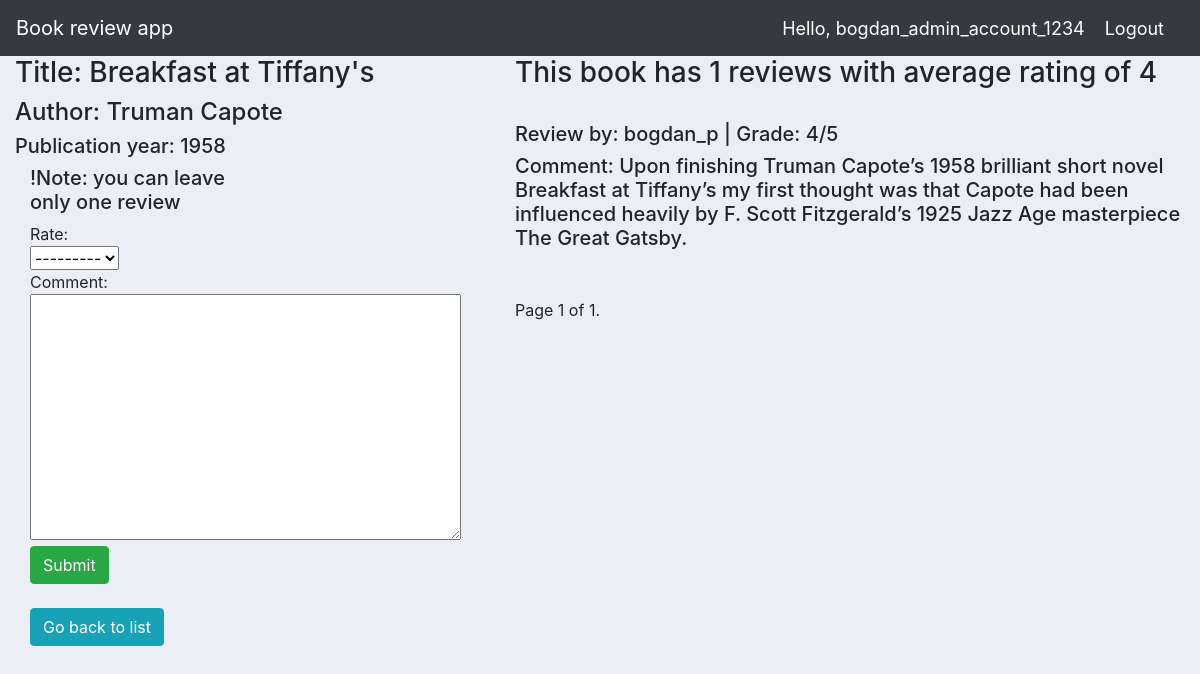
Screenshot of /book_detail/2/ (signed in) with the database file from the repository.
### reviews/models.py (models this page shows, shortened)
class Book(models.Model):
    name = models.CharField(max_length=200)
    image= models.ImageField(default='default.jpg', upload_to='profile_pics',null=True,blank=True)
    author = models.CharField(max_length=200)
    resume = models.TextField(null=True,blank=True)
    publication_year = models.DateTimeField()
    def average_rating(self):
        return self.review_set.aggregate(Avg('rating'))['rating__avg']

class Review(models.Model):
    RATING_CHOICES = (
        (1, '1'),
        (2, '2'),
        (3, '3'),
        (4, '4'),
        (5, '5'),
    )
    user = models.ForeignKey(User,on_delete=models.CASCADE)
    book = models.ForeignKey(Book,on_delete=models.CASCADE)
    pub_date = models.DateTimeField(auto_now_add=True)
    comment = models.TextField(null=True,blank=True)
    rating = models.IntegerField(choices=RATING_CHOICES)

### reviews/views.py (the view, shortened to what this page needs)
# urls.py: path('book_detail/<str:pk>/', BookDetail, name='book_detail'),
@login_required(login_url='login')
def BookDetail(request,pk):
    book = Book.objects.get(pk=pk)
    reviews=Review.objects.filter(book=book)
    count = len(reviews)
    paginator = Paginator(reviews, 7)
    page_number = request.GET.get('page')
    page_obj = paginator.get_page(page_number)
    form = ReviewForm()
    user_review = Review.objects.filter(book=book, user=request.user)
    context={
        'book':page_obj,
        'form':form,
        'books':book,
        'count':count
    }
    return render(request,'reviews/book_detail.html',context)

### reviews/forms.py
class ReviewForm(ModelForm):
    class Meta:
        model = Review
        fields =  ['rating', 'comment']

### reviews/templates/reviews/book_detail.html (shortened to what this page needs)
{% extends 'reviews/main.html' %}
{% load static %}
{% block content %}
<div class="row">
	<div class="col-md-5">
        <h3>Title: {{books.name}}</h1>
        <h4>Author: {{books.author}}</h1>
        <h5>Publication year: {{books.publication_year|date:"Y"}}</h5>
<div class="col-lg-6 col-md-6 mb-6">
    <form method="post" action="">
        <h5>!Note: you can leave only one review</h5>
        Rate:
        <br>
        {{ form.rating }}
        <br>
        Comment:
        <br>
        {{ form.comment }}
    <input type="submit" class="btn btn-success" name="Add Review">
    </form>
    <br>
<a class="btn btn-info" href="{% url 'book_list' %}">Go back to list</a>
</div>
</div>
    <div class="col-md-7">
        <h3>This book has {{ count }} reviews with average rating of {% if count == 0 %} 0 {% else %} {{books.average_rating | floatformat }} {% endif %}</h3>
        <br>
        {% for review in book reversed %}
        <div class="text-wrap">
            <table class="table table-sm">
            <tr>
            <h5>Review by: {{ review.user }} | Grade: {{ review.rating }}/5
                 </h5>
            </tr>
           <h5>Comment: {{ review.comment }} </h5>
        </table>
        </div>
        <br>
        {% endfor %}
        <div class="pagination">
            <span class="step-links">
                <span class="current">
                    Page {{ book.number }} of {{ book.paginator.num_pages }}.
                </span>
            </span>
        </div>
        </div>
    </div>
{% endblock %}

### reviews/templates/reviews/navbar.html (shortened to what this page needs)
{% load static %}
<nav class="navbar navbar-expand-lg navbar-dark bg-dark">
    <a class="navbar-brand" href="#"> Book review app</a>
    <span class="hello-msg">Hello, {{request.user}}</span>
    <span ><a class="hello-msg" href="{% url 'logout' %}">Logout</a></span>
  </nav>

### static/css/main.css (style rules this page uses)
body { background-color: #ebeff5; }

### reviews/templates/reviews/navbar.html (style rules this page uses)
.hello-msg { font-size: 18px; color: #fff; margin-right: 20px; }

### rows the page displays
Book: name "Breakfast at Tiffany's", author "Truman Capote", publication_year "1958", average_rating "4"
Review: user "bogdan_p", rating "4", comment "Upon finishing Truman Capote’s 1958 brilliant short novel Breakfast at Tiffany’s my first thought was that Capote had been influenced heavily by F. Scott Fitzgerald’s 1925 Jazz Age masterpiece The Great Gatsby."

### other values shown
{{ request.user }} "bogdan_admin_account_1234"
{{ count }} "1"
{{ book.number }} "1"
{{ book.paginator.num_pages }} "1"
